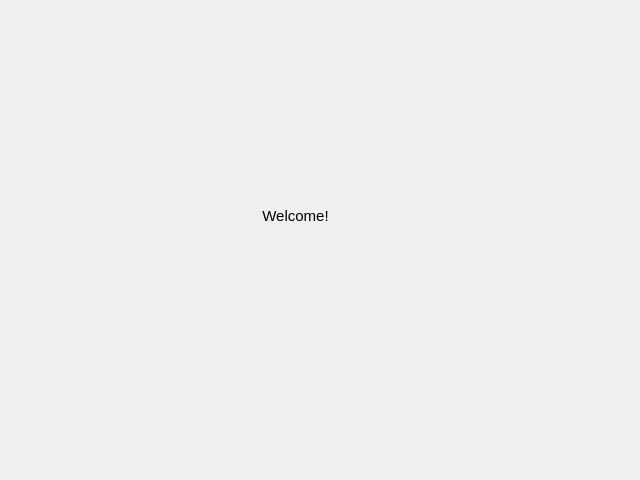
<?xml version="1.0" encoding="UTF-8"?>
<ui version="4.0">
 <class>MainWindow</class>
 <widget class="QMainWindow" name="MainWindow">
  <property name="geometry">
   <rect>
    <x>0</x>
    <y>0</y>
    <width>640</width>
    <height>480</height>
   </rect>
  </property>
  <property name="windowTitle">
   <string>MainWindow</string>
  </property>
  <widget class="QWidget" name="centralwidget">
   <widget class="QLabel" name="label">
    <property name="geometry">
     <rect>
      <x>200</x>
      <y>160</y>
      <width>191</width>
      <height>111</height>
     </rect>
    </property>
    <property name="font">
     <font>
      <pointsize>11</pointsize>
     </font>
    </property>
    <property name="text">
     <string>Welcome!</string>
    </property>
    <property name="alignment">
     <set>Qt::AlignCenter</set>
    </property>
   </widget>
  </widget>
 </widget>
 <resources/>
 <connections/>
</ui>
